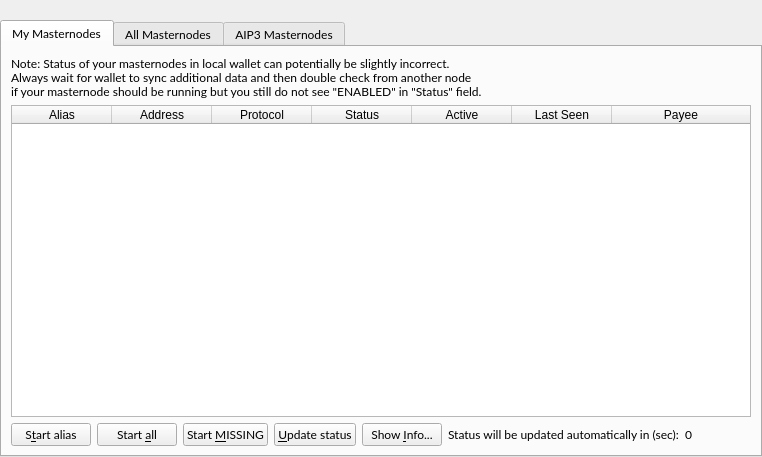
<?xml version="1.0" encoding="UTF-8"?>
<ui version="4.0">
 <class>MasternodeList</class>
 <widget class="QWidget" name="MasternodeList">
  <property name="geometry">
   <rect>
    <x>0</x>
    <y>0</y>
    <width>762</width>
    <height>457</height>
   </rect>
  </property>
  <property name="windowTitle">
   <string>Form</string>
  </property>
  <layout class="QVBoxLayout" name="topLayout">
   <property name="leftMargin">
    <number>0</number>
   </property>
   <property name="topMargin">
    <number>0</number>
   </property>
   <property name="rightMargin">
    <number>0</number>
   </property>
   <property name="bottomMargin">
    <number>0</number>
   </property>
   <item>
    <layout class="QVBoxLayout" name="verticalLayout">
     <property name="bottomMargin">
      <number>0</number>
     </property>
     <item>
      <spacer name="horizontalSpacer0">
       <property name="orientation">
        <enum>Qt::Horizontal</enum>
       </property>
       <property name="sizeHint" stdset="0">
        <size>
         <width>40</width>
         <height>20</height>
        </size>
       </property>
      </spacer>
     </item>
     <item>
      <widget class="QTabWidget" name="tabWidget">
       <property name="font">
        <font>
         <family>Lato</family>
        </font>
       </property>
       <property name="currentIndex">
        <number>0</number>
       </property>
       <widget class="QWidget" name="tabMyMasternodes">
        <attribute name="title">
         <string>My Masternodes</string>
        </attribute>
        <layout class="QGridLayout" name="gridLayout_2">
         <item row="0" column="0">
          <layout class="QVBoxLayout" name="verticalLayout_2">
           <property name="bottomMargin">
            <number>0</number>
           </property>
           <item>
            <layout class="QHBoxLayout" name="horizontalLayout_note">
             <property name="bottomMargin">
              <number>0</number>
             </property>
             <item>
              <widget class="QLabel" name="updateNote">
               <property name="text">
                <string>Note: Status of your masternodes in local wallet can potentially be slightly incorrect.&lt;br /&gt;Always wait for wallet to sync additional data and then double check from another node&lt;br /&gt;if your masternode should be running but you still do not see &quot;ENABLED&quot; in &quot;Status&quot; field.</string>
               </property>
              </widget>
             </item>
            </layout>
           </item>
           <item>
            <widget class="QTableWidget" name="tableWidgetMyMasternodes">
             <property name="minimumSize">
              <size>
               <width>695</width>
               <height>0</height>
              </size>
             </property>
             <property name="editTriggers">
              <set>QAbstractItemView::NoEditTriggers</set>
             </property>
             <property name="alternatingRowColors">
              <bool>true</bool>
             </property>
             <property name="selectionMode">
              <enum>QAbstractItemView::SingleSelection</enum>
             </property>
             <property name="selectionBehavior">
              <enum>QAbstractItemView::SelectRows</enum>
             </property>
             <property name="sortingEnabled">
              <bool>true</bool>
             </property>
             <attribute name="horizontalHeaderStretchLastSection">
              <bool>true</bool>
             </attribute>
             <column>
              <property name="text">
               <string>Alias</string>
              </property>
             </column>
             <column>
              <property name="text">
               <string>Address</string>
              </property>
             </column>
             <column>
              <property name="text">
               <string>Protocol</string>
              </property>
             </column>
             <column>
              <property name="text">
               <string>Status</string>
              </property>
             </column>
             <column>
              <property name="text">
               <string>Active</string>
              </property>
             </column>
             <column>
              <property name="text">
               <string>Last Seen</string>
              </property>
             </column>
             <column>
              <property name="text">
               <string>Payee</string>
              </property>
             </column>
            </widget>
           </item>
           <item>
            <layout class="QHBoxLayout" name="horizontalLayout_5">
             <property name="bottomMargin">
              <number>0</number>
             </property>
             <item>
              <widget class="QPushButton" name="startButton">
               <property name="text">
                <string>S&amp;tart alias</string>
               </property>
              </widget>
             </item>
             <item>
              <widget class="QPushButton" name="startAllButton">
               <property name="text">
                <string>Start &amp;all</string>
               </property>
              </widget>
             </item>
             <item>
              <widget class="QPushButton" name="startMissingButton">
               <property name="text">
                <string>Start &amp;MISSING</string>
               </property>
              </widget>
             </item>
             <item>
              <widget class="QPushButton" name="UpdateButton">
               <property name="text">
                <string>&amp;Update status</string>
               </property>
              </widget>
             </item>
             <item>
              <widget class="QPushButton" name="QRButton">
               <property name="toolTip">
                <string>Show additional Masternode information</string>
               </property>
               <property name="text">
                <string>Show &amp;Info...</string>
               </property>
              </widget>
             </item>
             <item>
              <widget class="QLabel" name="autoupdate_label">
               <property name="text">
                <string>Status will be updated automatically in (sec):</string>
               </property>
              </widget>
             </item>
             <item>
              <widget class="QLabel" name="secondsLabel">
               <property name="text">
                <string>0</string>
               </property>
              </widget>
             </item>
             <item>
              <spacer name="horizontalSpacer_5">
               <property name="orientation">
                <enum>Qt::Horizontal</enum>
               </property>
               <property name="sizeHint" stdset="0">
                <size>
                 <width>40</width>
                 <height>20</height>
                </size>
               </property>
              </spacer>
             </item>
            </layout>
           </item>
          </layout>
         </item>
        </layout>
       </widget>
       <widget class="QWidget" name="tabAllMasternodes">
        <attribute name="title">
         <string>All Masternodes</string>
        </attribute>
        <layout class="QGridLayout" name="gridLayout">
         <item row="1" column="0" rowspan="2" colspan="2">
          <layout class="QHBoxLayout" name="horizontalLayout_3">
           <property name="bottomMargin">
            <number>0</number>
           </property>
           <item>
            <widget class="QLabel" name="label_filter">
             <property name="text">
              <string>Filter List:</string>
             </property>
            </widget>
           </item>
           <item>
            <widget class="QLineEdit" name="filterLineEdit">
             <property name="toolTip">
              <string>Filter masternode list</string>
             </property>
            </widget>
           </item>
           <item>
            <spacer name="horizontalSpacer_3">
             <property name="orientation">
              <enum>Qt::Horizontal</enum>
             </property>
             <property name="sizeHint" stdset="0">
              <size>
               <width>10</width>
               <height>20</height>
              </size>
             </property>
            </spacer>
           </item>
           <item>
            <widget class="QLabel" name="label_count">
             <property name="text">
              <string>Node Count:</string>
             </property>
            </widget>
           </item>
           <item>
            <widget class="QLabel" name="countLabel">
             <property name="text">
              <string>0</string>
             </property>
            </widget>
           </item>
          </layout>
         </item>
         <item row="3" column="0">
          <widget class="QTableWidget" name="tableWidgetMasternodes">
           <property name="editTriggers">
            <set>QAbstractItemView::NoEditTriggers</set>
           </property>
           <property name="alternatingRowColors">
            <bool>true</bool>
           </property>
           <property name="selectionBehavior">
            <enum>QAbstractItemView::SelectRows</enum>
           </property>
           <property name="selectionMode">
            <enum>QAbstractItemView::NoSelection</enum>
           </property>
           <property name="sortingEnabled">
            <bool>true</bool>
           </property>
           <attribute name="horizontalHeaderStretchLastSection">
            <bool>true</bool>
           </attribute>
           <column>
            <property name="text">
             <string>Address</string>
            </property>
           </column>
           <column>
            <property name="text">
             <string>Protocol</string>
            </property>
           </column>
           <column>
            <property name="text">
             <string>Status</string>
            </property>
           </column>
           <column>
            <property name="text">
             <string>Active</string>
            </property>
           </column>
           <column>
            <property name="text">
             <string>Last Seen</string>
            </property>
           </column>
           <column>
            <property name="text">
             <string>Payee</string>
            </property>
           </column>
          </widget>
         </item>
         <item row="0" column="0">
          <widget class="QLabel" name="legacyListNote">
           <property name="text">
            <string>&lt;html&gt;&lt;head/&gt;&lt;body&gt;&lt;p&gt;Note: This list represents the legacy and non-deterministic masternode list. It is only active as long as AIP3 has not been fully activated. After SPORK15 activation, this list will be empty.&lt;/p&gt;&lt;/body&gt;&lt;/html&gt;</string>
           </property>
           <property name="textFormat">
            <enum>Qt::AutoText</enum>
           </property>
           <property name="wordWrap">
            <bool>true</bool>
           </property>
          </widget>
         </item>
        </layout>
       </widget>
       <widget class="QWidget" name="tabAIP3Masternodes">
        <attribute name="title">
         <string>AIP3 Masternodes</string>
        </attribute>
        <layout class="QGridLayout" name="gridLayout_3">
         <item row="1" column="0">
          <layout class="QHBoxLayout" name="horizontalLayout_4">
           <property name="bottomMargin">
            <number>0</number>
           </property>
           <item>
            <widget class="QLabel" name="label_filter_2">
             <property name="text">
              <string>Filter List:</string>
             </property>
            </widget>
           </item>
           <item>
            <widget class="QLineEdit" name="filterLineEditAIP3">
             <property name="toolTip">
              <string>Filter masternode list</string>
             </property>
            </widget>
           </item>
           <item>
            <widget class="QCheckBox" name="checkBoxMyMasternodesOnly">
             <property name="toolTip">
              <string>Show only masternodes this wallet has keys for.</string>
             </property>
             <property name="text">
              <string>My masternodes only</string>
             </property>
            </widget>
           </item>
           <item>
            <spacer name="horizontalSpacer_4">
             <property name="orientation">
              <enum>Qt::Horizontal</enum>
             </property>
             <property name="sizeHint" stdset="0">
              <size>
               <width>10</width>
               <height>20</height>
              </size>
             </property>
            </spacer>
           </item>
           <item>
            <widget class="QLabel" name="label_count_2">
             <property name="text">
              <string>Node Count:</string>
             </property>
            </widget>
           </item>
           <item>
            <widget class="QLabel" name="countLabelAIP3">
             <property name="text">
              <string>0</string>
             </property>
            </widget>
           </item>
          </layout>
         </item>
         <item row="2" column="0">
          <widget class="QTableWidget" name="tableWidgetMasternodesAIP3">
           <property name="editTriggers">
            <set>QAbstractItemView::NoEditTriggers</set>
           </property>
           <property name="alternatingRowColors">
            <bool>true</bool>
           </property>
           <property name="selectionMode">
            <enum>QAbstractItemView::SingleSelection</enum>
           </property>
           <property name="selectionBehavior">
            <enum>QAbstractItemView::SelectRows</enum>
           </property>
           <property name="sortingEnabled">
            <bool>true</bool>
           </property>
           <attribute name="horizontalHeaderStretchLastSection">
            <bool>true</bool>
           </attribute>
           <column>
            <property name="text">
             <string>Address</string>
            </property>
           </column>
           <column>
            <property name="text">
             <string>Status</string>
            </property>
           </column>
           <column>
            <property name="text">
             <string>PoSe Score</string>
            </property>
           </column>
           <column>
            <property name="text">
             <string>Registered</string>
            </property>
           </column>
           <column>
            <property name="text">
             <string>Last Paid</string>
            </property>
           </column>
           <column>
            <property name="text">
             <string>Next Payment</string>
            </property>
           </column>
           <column>
            <property name="text">
             <string>Payee</string>
            </property>
           </column>
           <column>
            <property name="text">
             <string>Operator Reward</string>
            </property>
           </column>
          </widget>
         </item>
         <item row="0" column="0">
          <widget class="QLabel" name="aip3NoteLabel">
           <property name="text">
            <string>&lt;html&gt;&lt;head/&gt;&lt;body&gt;&lt;p&gt;Note: This list is not active yet and only for informational purposes. The network is still running in compatibility mode, which means that the non-deterministic masternode list is still active. Only after SPORK15 activation, this list will become the active one. Also, the values in the payment related fields are not used at the moment, but still updated for every block. Please ignore this until SPORK15 activation.&lt;/p&gt;&lt;/body&gt;&lt;/html&gt;</string>
           </property>
           <property name="textFormat">
            <enum>Qt::AutoText</enum>
           </property>
           <property name="wordWrap">
            <bool>true</bool>
           </property>
          </widget>
         </item>
        </layout>
       </widget>
      </widget>
     </item>
    </layout>
   </item>
  </layout>
 </widget>
 <resources/>
 <connections/>
</ui>
